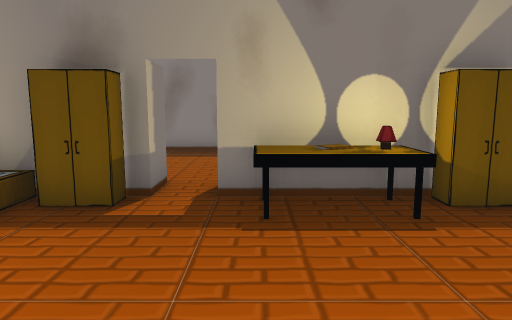
View 1 (above)

17 first-person views from a walk through a 3-D level made in the Godot game engine. The camera is 1.3 m above the floor, tilts 8° down and sees 70° across. The floor is counted in squares, 1 m on a side. Each view is taken from the middle of a square. On the plan, view 1 faces up. The plan holds only what a view shows up to about 15 squares ahead; the rest is blank. The place goes on beyond the plan. Characters and animated objects are not drawn. Door leaves are left out where a doorway can be walked through. Some surface patterns are stand-ins.

View 2
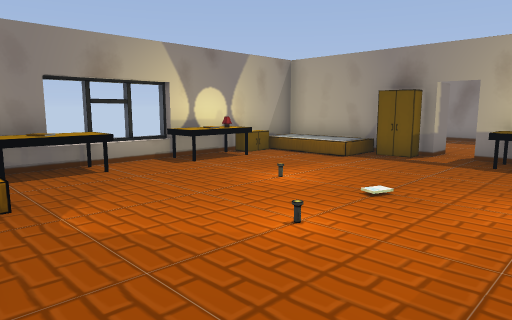

View 3
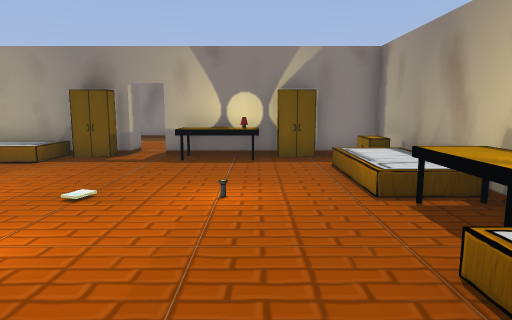

View 4
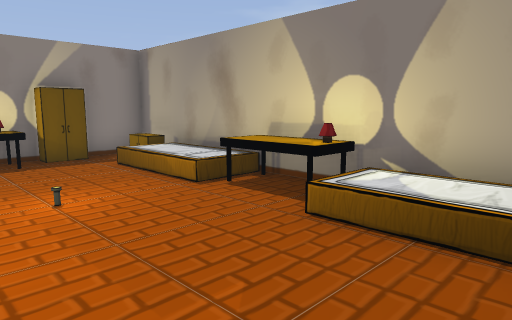

View 5
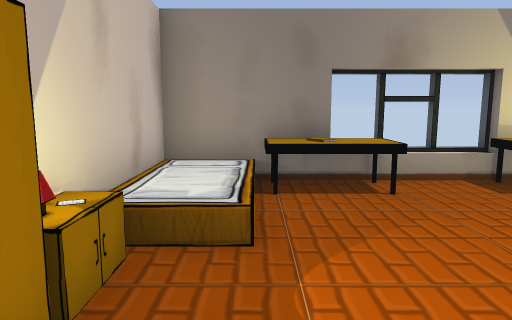

View 6
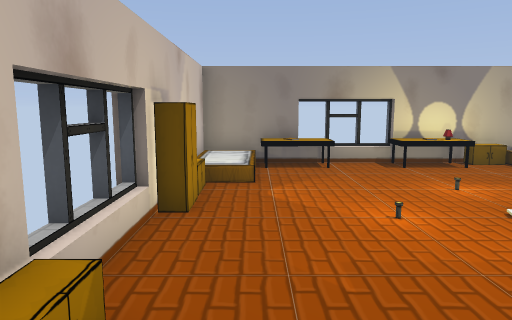

View 7
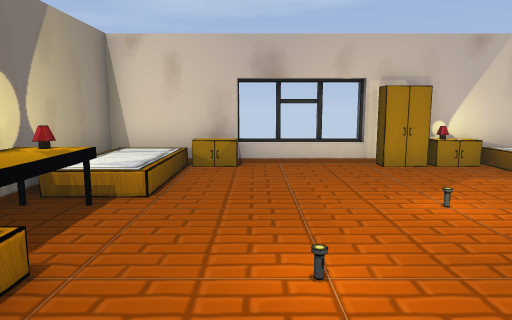

View 8
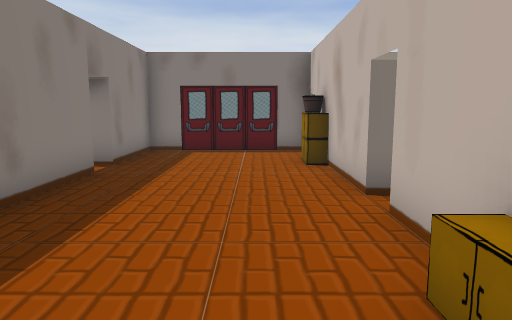

View 9
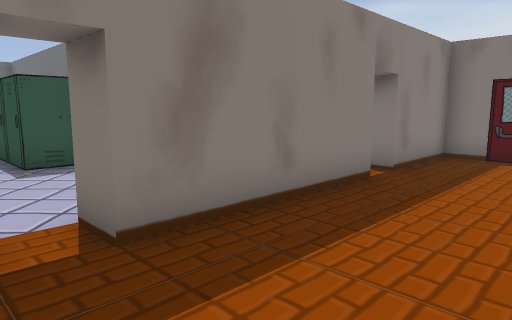

View 10
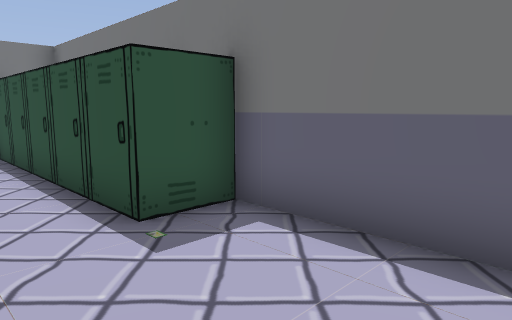

View 11
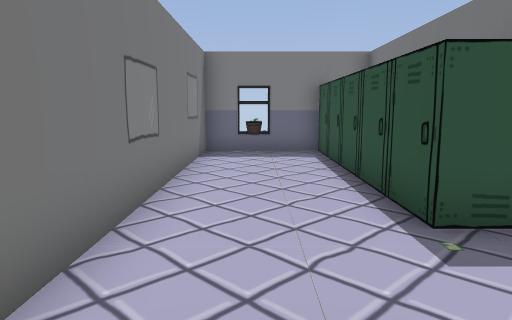

View 12
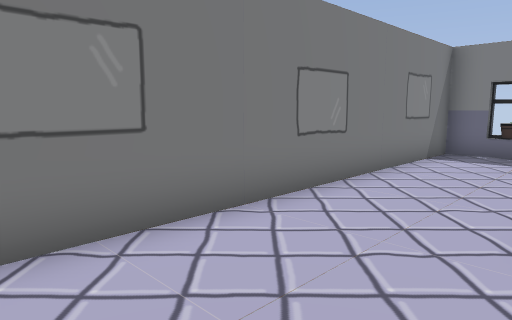

View 13
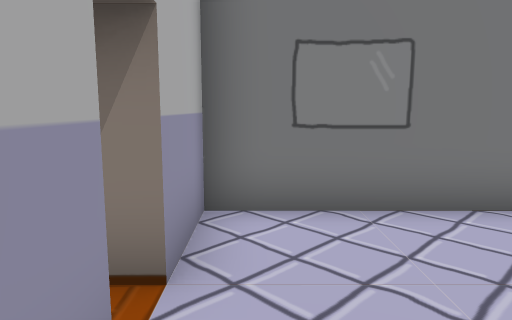

View 14
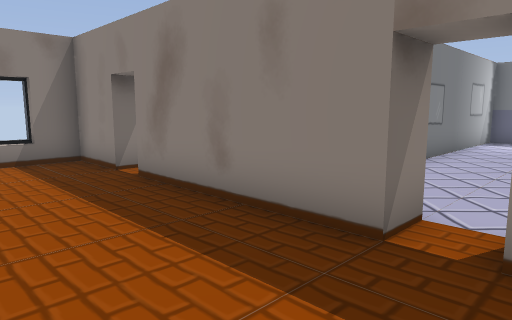

View 15
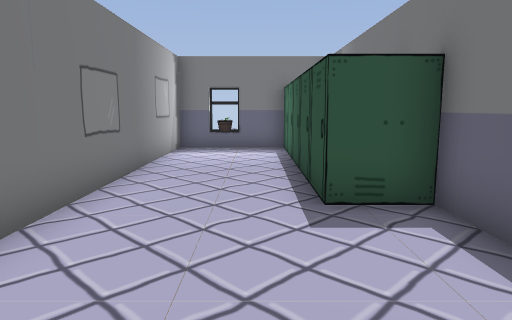

View 16
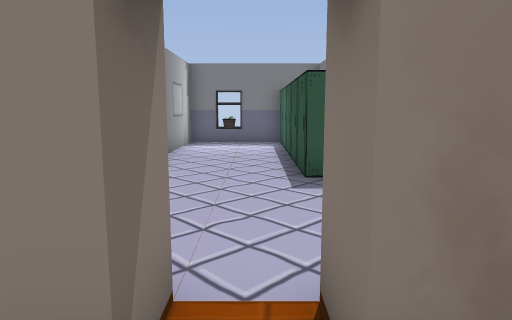

View 17
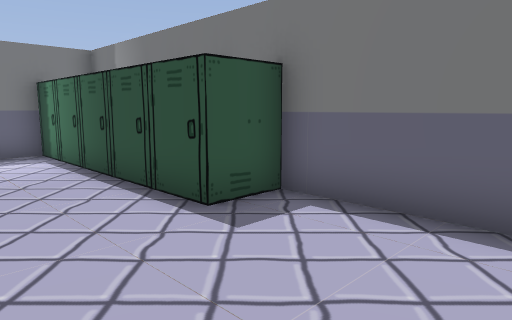

### Floor plan
Key: @ floor where view 1 was taken; # wall or solid block; x gap in a wall; . main floor; : floor 0.5 m higher than the main floor; / step, stairs or slope; D open door; T thing the floor can be seen under or through; C closet; A table; B books; L lamp; R dresser; G gate; P plant; O other object.
Columns run from 7 left of view 1 to 6 right of it. Each row starts with its distance up from view 1.
 25 ##x## ##x##
 24 #.O.###.O.#
 23 #...OO#...OO
 22 #...O #...O
 21 #...OO#...OO
 20 #...OO#...OO
 19 #...O #...O
 18 #...OO#...OO
 17 #...OO#...OO#
 16 #.....#.....#
 15 #.....#.....#
 14 #.....#.....#
 13 #.....#.... #
 12 ###.#####.####
 11 #..D.....D...#
 10  ............G
  9   ...........G
  8  ............G
  7    R......P..#
  6  ##RTTD###P###
  5 #   CC.ABLC..#
  4 #:::...AAA..R#
  3 #R........./ #
  2 #O........./ #
  1 #O........./ #
  0 #A.....@...AA#
 -1  ..........AA#
 -2 #A.........AL#
 -3 #O.........::#
 -4 #A//.......::#
 -5 #   RLC...R::#
 -6 #######   ####

Positions as (right, up) in squares from view 1, and headings:
1: (0, 0), facing up
2: (2, -5), facing up-left
3: (2, -5), facing up
4: (0, -5), facing up-right
5: (0, -4), facing left
6: (5, -4), facing left
7: (2, 3), facing down
8: (-6, 8), facing right
9: (-5, 8), facing up-right
10: (-5, 13), facing up-right
11: (-5, 13), facing up
12: (-3, 13), facing up-left
13: (-2, 13), facing left
14: (3, 8), facing up-left
15: (2, 12), facing up
16: (2, 10), facing up
17: (0, 13), facing up-right
